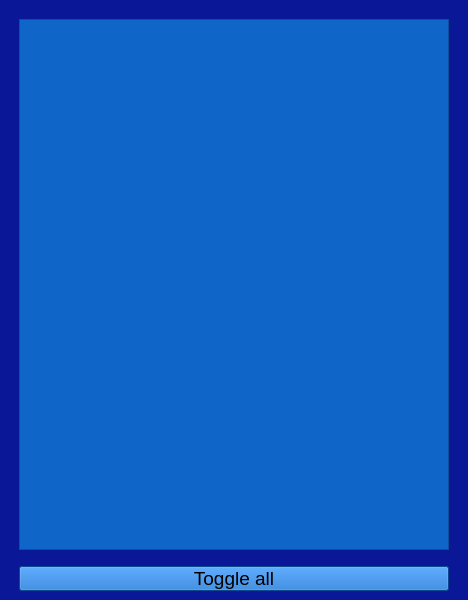
<?xml version="1.0" encoding="UTF-8"?>
<ui version="4.0">
 <class>MainWindow</class>
 <widget class="QMainWindow" name="MainWindow">
  <property name="geometry">
   <rect>
    <x>0</x>
    <y>0</y>
    <width>468</width>
    <height>600</height>
   </rect>
  </property>
  <property name="windowTitle">
   <string>CheckList</string>
  </property>
  <property name="styleSheet">
   <string notr="true">
    QWidget {
        background-color: #0a1898;
    }

    QListWidget {
        background-color: #0f66c8;
        margin: 10%;
        font: 14pt;
    }

    QPushButton {
        background-color: #0f66c8;
        margin-left: 10%;
        margin-right: 10%;
        font: 14pt;
    }
   </string>
  </property>
  <widget class="QWidget" name="centralwidget">
   <layout class="QGridLayout" name="gridLayout">
    <item row="0" column="0">
     <widget class="QListWidget" name="todo_listWidget"/>
    </item>
    <item row="1" column="0">
     <widget class="QPushButton" name="toggle_all_button">
      <property name="text">
       <string>Toggle all</string>
      </property>
     </widget>
    </item>
   </layout>
  </widget>
 </widget>
 <resources/>
 <connections/>
</ui>
